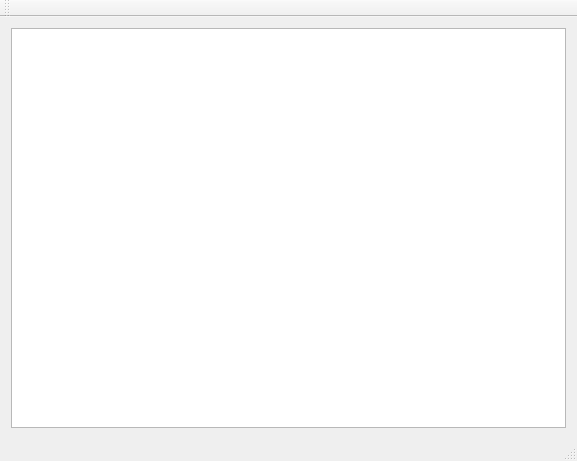
<?xml version="1.0" encoding="UTF-8"?>
<ui version="4.0">
 <class>MainWindow</class>
 <widget class="QMainWindow" name="MainWindow">
  <property name="geometry">
   <rect>
    <x>0</x>
    <y>0</y>
    <width>577</width>
    <height>461</height>
   </rect>
  </property>
  <property name="windowTitle">
   <string>Udp Server Test</string>
  </property>
  <widget class="QWidget" name="centralWidget">
   <layout class="QVBoxLayout" name="verticalLayout">
    <item>
     <widget class="QPlainTextEdit" name="plainTextEdit">
      <property name="font">
       <font>
        <pointsize>12</pointsize>
       </font>
      </property>
     </widget>
    </item>
   </layout>
  </widget>
  <widget class="QMenuBar" name="menuBar">
   <property name="geometry">
    <rect>
     <x>0</x>
     <y>0</y>
     <width>577</width>
     <height>23</height>
    </rect>
   </property>
  </widget>
  <widget class="QToolBar" name="mainToolBar">
   <attribute name="toolBarArea">
    <enum>TopToolBarArea</enum>
   </attribute>
   <attribute name="toolBarBreak">
    <bool>false</bool>
   </attribute>
  </widget>
  <widget class="QStatusBar" name="statusBar"/>
 </widget>
 <layoutdefault spacing="6" margin="11"/>
 <resources/>
 <connections/>
</ui>
